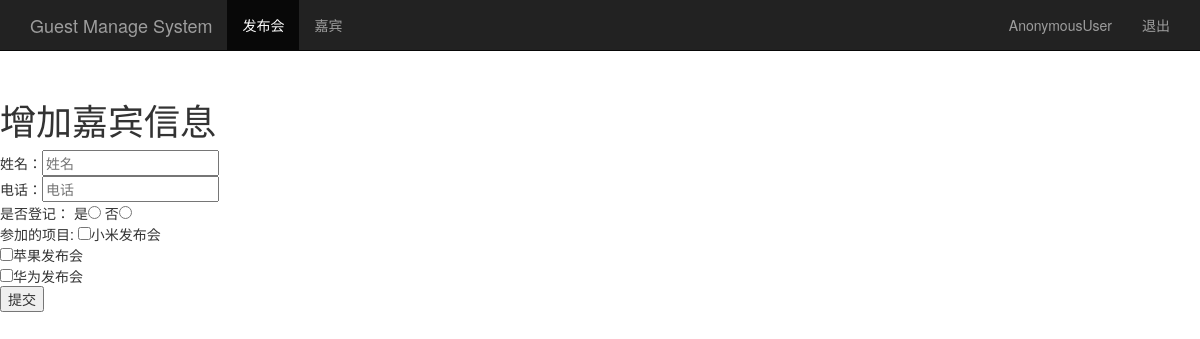
/add_guest/, run on an earlier commit of the app's database.
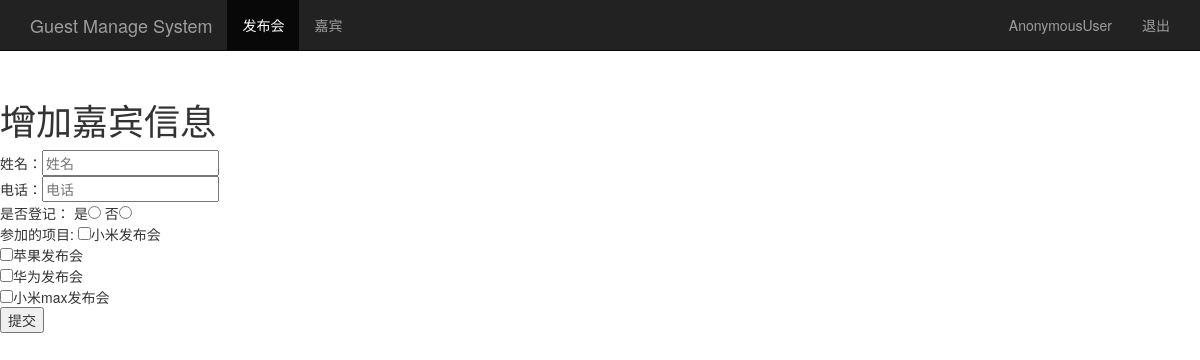
And on a later commit of the database.
### sign/models.py (models this page shows, shortened)
class Event(models.Model):
    name = models.CharField(max_length=100)
    limit = models.IntegerField()
    status = models.BooleanField()
    address = models.CharField(max_length=200)
    start_time = models.DateTimeField()
    creat_time = models.DateTimeField(auto_now=True)

### sign/views.py (the view, shortened to what this page needs)
# urls.py: url(r'^add_guest/$',views.add_guest),
def add_guest(request):
    if request.method == "GET":
        event_list=Event.objects.all()
        return render(request,'add_guest.html',{'event_list':event_list})

### sign/templates/add_guest.html (shortened to what this page needs)
<html>
    <head>
        {% load bootstrap3 %}
        {% bootstrap_css %}
    </head>
    <body>
        <nav class="navbar navbar-inverse navbar-fixed-top">
                <div class="container">
                    <div class="navbar-header">
                        <a class="navbar-brand" href="/event_manage/">Guest Manage System</a>
                    </div>
                    <div id="navbar" class="collapse navbar-collapse">
                        <ul class="nav navbar-nav">
                            <li class="active"><a href="/event_manage/">发布会</a></li>
                            <li><a href="/guest_manage/">嘉宾</a></li>
                        </ul>
                        <ul class="nav navbar-nav navbar-right">
                            <li><a href="#">{{user}}</a></li>
                            <li><a href="/logout/">退出</a></li>
                        </ul>
                    </div>
                </div>
            </nav>
        <h1 style="padding-top:80px">增加嘉宾信息</h1>
        <form method="post" action="/add_guest/">
            姓名：<input placeholder="姓名" name="realname"><br>
            电话：<input type="phone" placeholder="电话" name="phone"><br>
            是否登记：
            是<input id='1' placeholder="状态" value="True" name="sign" type="radio" >
            否<input id='2' placeholder="状态" value="False" name="sign" type="radio"><br>
            参加的项目:
            {% for event in event_list %}
                <input name="event" type="checkbox" value="{{ event.id }}" />{{ event.name }}<br>
            {% endfor %}
            <button type="submit" class="submit" >提交</button>
        </form>
</html>

What changed in the data, as far as the page shows it:
added Event: name "小米max发布会"
